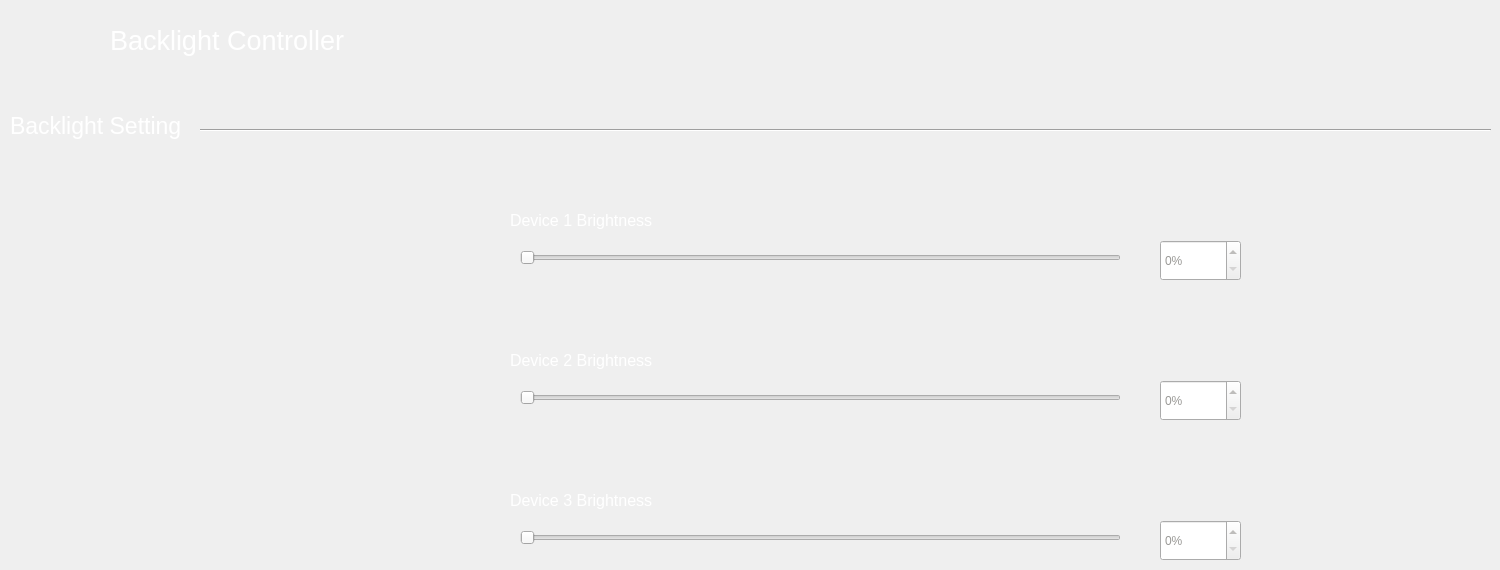
    <widget class="QWidget" name="page_light">
     <widget class="QLabel" name="lightLab">
      <property name="geometry">
       <rect>
        <x>110</x>
        <y>0</y>
        <width>331</width>
        <height>80</height>
       </rect>
      </property>
      <property name="palette">
       <palette>
        <active>
         <colorrole role="WindowText">
          <brush brushstyle="SolidPattern">
           <color alpha="255">
            <red>255</red>
            <green>255</green>
            <blue>255</blue>
           </color>
          </brush>
         </colorrole>
         <colorrole role="Button">
          <brush brushstyle="SolidPattern">
           <color alpha="255">
            <red>36</red>
            <green>31</green>
            <blue>49</blue>
           </color>
          </brush>
         </colorrole>
         <colorrole role="Base">
          <brush brushstyle="SolidPattern">
           <color alpha="255">
            <red>36</red>
            <green>31</green>
            <blue>49</blue>
           </color>
          </brush>
         </colorrole>
         <colorrole role="Window">
          <brush brushstyle="SolidPattern">
           <color alpha="255">
            <red>36</red>
            <green>31</green>
            <blue>49</blue>
           </color>
          </brush>
         </colorrole>
        </active>
        <inactive>
         <colorrole role="WindowText">
          <brush brushstyle="SolidPattern">
           <color alpha="255">
            <red>255</red>
            <green>255</green>
            <blue>255</blue>
           </color>
          </brush>
         </colorrole>
         <colorrole role="Button">
          <brush brushstyle="SolidPattern">
           <color alpha="255">
            <red>36</red>
            <green>31</green>
            <blue>49</blue>
           </color>
          </brush>
         </colorrole>
         <colorrole role="Base">
          <brush brushstyle="SolidPattern">
           <color alpha="255">
            <red>36</red>
            <green>31</green>
            <blue>49</blue>
           </color>
          </brush>
         </colorrole>
         <colorrole role="Window">
          <brush brushstyle="SolidPattern">
           <color alpha="255">
            <red>36</red>
            <green>31</green>
            <blue>49</blue>
           </color>
          </brush>
         </colorrole>
        </inactive>
        <disabled>
         <colorrole role="Button">
          <brush brushstyle="SolidPattern">
           <color alpha="255">
            <red>36</red>
            <green>31</green>
            <blue>49</blue>
           </color>
          </brush>
         </colorrole>
         <colorrole role="Base">
          <brush brushstyle="SolidPattern">
           <color alpha="255">
            <red>36</red>
            <green>31</green>
            <blue>49</blue>
           </color>
          </brush>
         </colorrole>
         <colorrole role="Window">
          <brush brushstyle="SolidPattern">
           <color alpha="255">
            <red>36</red>
            <green>31</green>
            <blue>49</blue>
           </color>
          </brush>
         </colorrole>
        </disabled>
       </palette>
      </property>
      <property name="font">
       <font>
        <pointsize>20</pointsize>
       </font>
      </property>
      <property name="text">
       <string>Backlight Controller</string>
      </property>
      <property name="scaledContents">
       <bool>false</bool>
      </property>
     </widget>
     <widget class="QLabel" name="label_84">
      <property name="geometry">
       <rect>
        <x>10</x>
        <y>110</y>
        <width>181</width>
        <height>31</height>
       </rect>
      </property>
      <property name="font">
       <font>
        <pointsize>17</pointsize>
       </font>
      </property>
      <property name="styleSheet">
       <string notr="true">color: rgb(255, 255, 255);</string>
      </property>
      <property name="text">
       <string>Backlight Setting</string>
      </property>
     </widget>
     <widget class="Line" name="line_23">
      <property name="geometry">
       <rect>
        <x>200</x>
        <y>120</y>
        <width>1291</width>
        <height>20</height>
       </rect>
      </property>
      <property name="styleSheet">
       <string notr="true"/>
      </property>
      <property name="orientation">
       <enum>Qt::Horizontal</enum>
      </property>
     </widget>
     <widget class="QLabel" name="lightImg">
      <property name="geometry">
       <rect>
        <x>10</x>
        <y>0</y>
        <width>80</width>
        <height>80</height>
       </rect>
      </property>
      <property name="minimumSize">
       <size>
        <width>71</width>
        <height>71</height>
       </size>
      </property>
      <property name="styleSheet">
       <string notr="true">border-image: url(:/myImage/image/backlightnew.png);
border-radius: 10px;</string>
      </property>
      <property name="text">
       <string/>
      </property>
     </widget>
     <widget class="QLabel" name="label_85">
      <property name="geometry">
       <rect>
        <x>510</x>
        <y>210</y>
        <width>151</width>
        <height>21</height>
       </rect>
      </property>
      <property name="font">
       <font>
        <pointsize>12</pointsize>
       </font>
      </property>
      <property name="styleSheet">
       <string notr="true">color: rgb(255, 255, 255);</string>
      </property>
      <property name="text">
       <string>Device 1 Brightness</string>
      </property>
     </widget>
     <widget class="QLabel" name="timerImg_2">
      <property name="geometry">
       <rect>
        <x>60</x>
        <y>280</y>
        <width>351</width>
        <height>231</height>
       </rect>
      </property>
      <property name="styleSheet">
       <string notr="true">border-image: url(:/myImage/image/light.png);</string>
      </property>
      <property name="text">
       <string/>
      </property>
     </widget>
     <widget class="QSlider" name="lightSlider_1">
      <property name="geometry">
       <rect>
        <x>520</x>
        <y>250</y>
        <width>601</width>
        <height>16</height>
       </rect>
      </property>
      <property name="maximum">
       <number>100</number>
      </property>
      <property name="orientation">
       <enum>Qt::Horizontal</enum>
      </property>
     </widget>
     <widget class="QLabel" name="label_86">
      <property name="geometry">
       <rect>
        <x>510</x>
        <y>350</y>
        <width>151</width>
        <height>21</height>
       </rect>
      </property>
      <property name="font">
       <font>
        <pointsize>12</pointsize>
       </font>
      </property>
      <property name="styleSheet">
       <string notr="true">color: rgb(255, 255, 255);</string>
      </property>
      <property name="text">
       <string>Device 2 Brightness</string>
      </property>
     </widget>
     <widget class="QSlider" name="lightSlider_2">
      <property name="geometry">
       <rect>
        <x>520</x>
        <y>390</y>
        <width>601</width>
        <height>16</height>
       </rect>
      </property>
      <property name="maximum">
       <number>100</number>
      </property>
      <property name="orientation">
       <enum>Qt::Horizontal</enum>
      </property>
     </widget>
     <widget class="QLabel" name="label_87">
      <property name="geometry">
       <rect>
        <x>510</x>
        <y>490</y>
        <width>151</width>
        <height>21</height>
       </rect>
      </property>
      <property name="font">
       <font>
        <pointsize>12</pointsize>
       </font>
      </property>
      <property name="styleSheet">
       <string notr="true">color: rgb(255, 255, 255);</string>
      </property>
      <property name="text">
       <string>Device 3 Brightness</string>
      </property>
     </widget>
     <widget class="QSlider" name="lightSlider_3">
      <property name="geometry">
       <rect>
        <x>520</x>
        <y>530</y>
        <width>601</width>
        <height>16</height>
       </rect>
      </property>
      <property name="maximum">
       <number>100</number>
      </property>
      <property name="orientation">
       <enum>Qt::Horizontal</enum>
      </property>
     </widget>
     <widget class="QSpinBox" name="lightSpin_1">
      <property name="geometry">
       <rect>
        <x>1160</x>
        <y>240</y>
        <width>81</width>
        <height>41</height>
       </rect>
      </property>
      <property name="styleSheet">
       <string notr="true">color: rgb(154, 153, 150);</string>
      </property>
      <property name="suffix">
       <string>%</string>
      </property>
      <property name="maximum">
       <number>100</number>
      </property>
     </widget>
     <widget class="QSpinBox" name="lightSpin_3">
      <property name="geometry">
       <rect>
        <x>1160</x>
        <y>520</y>
        <width>81</width>
        <height>41</height>
       </rect>
      </property>
      <property name="styleSheet">
       <string notr="true">color: rgb(154, 153, 150);</string>
      </property>
      <property name="suffix">
       <string>%</string>
      </property>
      <property name="maximum">
       <number>100</number>
      </property>
     </widget>
     <widget class="QSpinBox" name="lightSpin_2">
      <property name="geometry">
       <rect>
        <x>1160</x>
        <y>380</y>
        <width>81</width>
        <height>41</height>
       </rect>
      </property>
      <property name="styleSheet">
       <string notr="true">color: rgb(154, 153, 150);</string>
      </property>
      <property name="suffix">
       <string>%</string>
      </property>
      <property name="maximum">
       <number>100</number>
      </property>
     </widget>
    </widget>
